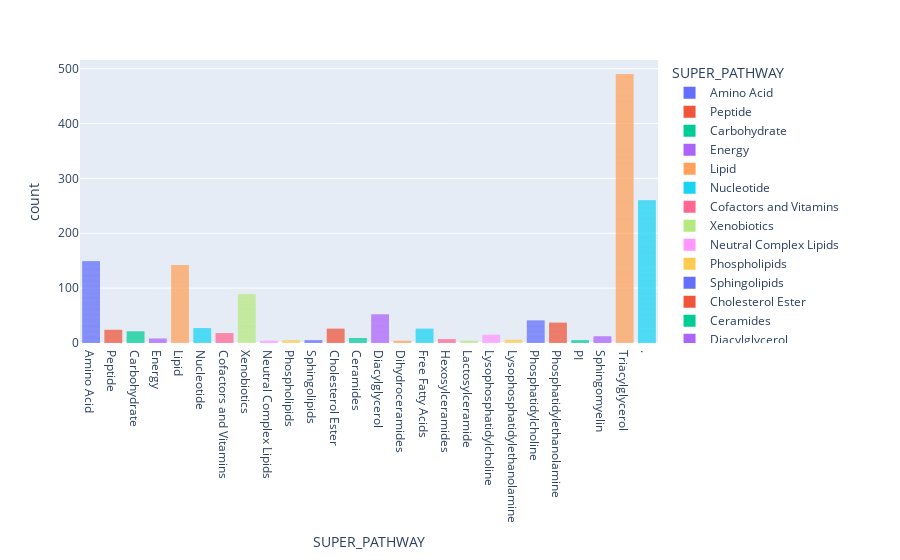

Notebook code cell kept with this figure:
### Code cell
# GRAFICO DE BARRAS IDENTIFICACION DEL GRUPO DE BIOQUIMICO AL QUE PERTENECEN LOS COMPUESTOS IDENTIFICADOS
fig = px.bar(data_dictionary, x="SUPER_PATHWAY", color="SUPER_PATHWAY")
fig.update_traces(marker_line_width=0)
fig.show()

### Figure 1 — Plotly figure (JSON) as saved in the notebook; plotly's stock layout.template omitted (floating-point values rounded to 4 significant figures; data arrays with more than 128 entries replaced by an {"elided": "..."} marker saying what was removed)
{"data": [{"alignmentgroup": "True", "hovertemplate": "SUPER_PATHWAY=%{x}<br>count=%{y}<extra></extra>", "legendgroup": "Amino Acid", "marker": {"color": "#636efa", "line": {"width": 0}, "pattern": {"shape": ""}}, "name": "Amino Acid", "offsetgroup": "Amino Acid", "orientation": "v", "showlegend": true, "textposition": "auto", "type": "bar", "x": {"elided": "149 str values"}, "xaxis": "x", "y": {"elided": "149 int values"}, "yaxis": "y"}, {"alignmentgroup": "True", "hovertemplate": "SUPER_PATHWAY=%{x}<br>count=%{y}<extra></extra>", "legendgroup": "Peptide", "marker": {"color": "#EF553B", "line": {"width": 0}, "pattern": {"shape": ""}}, "name": "Peptide", "offsetgroup": "Peptide", "orientation": "v", "showlegend": true, "textposition": "auto", "type": "bar", "x": ["Peptide", "Peptide", "Peptide", "Peptide", "Peptide", "Peptide", "Peptide", "Peptide", "Peptide", "Peptide", "Peptide", "Peptide", "Peptide", "Peptide", "Peptide", "Peptide", "Peptide", "Peptide", "Peptide", "Peptide", "Peptide", "Peptide", "Peptide", "Peptide"], "xaxis": "x", "y": [1, 1, 1, 1, 1, 1, 1, 1, 1, 1, 1, 1, 1, 1, 1, 1, 1, 1, 1, 1, 1, 1, 1, 1], "yaxis": "y"}, {"alignmentgroup": "True", "hovertemplate": "SUPER_PATHWAY=%{x}<br>count=%{y}<extra></extra>", "legendgroup": "Carbohydrate", "marker": {"color": "#00cc96", "line": {"width": 0}, "pattern": {"shape": ""}}, "name": "Carbohydrate", "offsetgroup": "Carbohydrate", "orientation": "v", "showlegend": true, "textposition": "auto", "type": "bar", "x": ["Carbohydrate", "Carbohydrate", "Carbohydrate", "Carbohydrate", "Carbohydrate", "Carbohydrate", "Carbohydrate", "Carbohydrate", "Carbohydrate", "Carbohydrate", "Carbohydrate", "Carbohydrate", "Carbohydrate", "Carbohydrate", "Carbohydrate", "Carbohydrate", "Carbohydrate", "Carbohydrate", "Carbohydrate", "Carbohydrate", "Carbohydrate"], "xaxis": "x", "y": [1, 1, 1, 1, 1, 1, 1, 1, 1, 1, 1, 1, 1, 1, 1, 1, 1, 1, 1, 1, 1], "yaxis": "y"}, {"alignmentgroup": "True", "hovertemplate": "SUPER_PATHWAY=%{x}<br>count=%{y}<extra></extra>", "legendgroup": "Energy", "marker": {"color": "#ab63fa", "line": {"width": 0}, "pattern": {"shape": ""}}, "name": "Energy", "offsetgroup": "Energy", "orientation": "v", "showlegend": true, "textposition": "auto", "type": "bar", "x": ["Energy", "Energy", "Energy", "Energy", "Energy", "Energy", "Energy", "Energy"], "xaxis": "x", "y": [1, 1, 1, 1, 1, 1, 1, 1], "yaxis": "y"}, {"alignmentgroup": "True", "hovertemplate": "SUPER_PATHWAY=%{x}<br>count=%{y}<extra></extra>", "legendgroup": "Lipid", "marker": {"color": "#FFA15A", "line": {"width": 0}, "pattern": {"shape": ""}}, "name": "Lipid", "offsetgroup": "Lipid", "orientation": "v", "showlegend": true, "textposition": "auto", "type": "bar", "x": {"elided": "142 str values"}, "xaxis": "x", "y": {"elided": "142 int values"}, "yaxis": "y"}, {"alignmentgroup": "True", "hovertemplate": "SUPER_PATHWAY=%{x}<br>count=%{y}<extra></extra>", "legendgroup": "Nucleotide", "marker": {"color": "#19d3f3", "line": {"width": 0}, "pattern": {"shape": ""}}, "name": "Nucleotide", "offsetgroup": "Nucleotide", "orientation": "v", "showlegend": true, "textposition": "auto", "type": "bar", "x": ["Nucleotide", "Nucleotide", "Nucleotide", "Nucleotide", "Nucleotide", "Nucleotide", "Nucleotide", "Nucleotide", "Nucleotide", "Nucleotide", "Nucleotide", "Nucleotide", "Nucleotide", "Nucleotide", "Nucleotide", "Nucleotide", "Nucleotide", "Nucleotide", "Nucleotide", "Nucleotide", "Nucleotide", "Nucleotide", "Nucleotide", "Nucleotide", "Nucleotide", "Nucleotide", "Nucleotide"], "xaxis": "x", "y": [1, 1, 1, 1, 1, 1, 1, 1, 1, 1, 1, 1, 1, 1, 1, 1, 1, 1, 1, 1, 1, 1, 1, 1, 1, 1, 1], "yaxis": "y"}, {"alignmentgroup": "True", "hovertemplate": "SUPER_PATHWAY=%{x}<br>count=%{y}<extra></extra>", "legendgroup": "Cofactors and Vitamins", "marker": {"color": "#FF6692", "line": {"width": 0}, "pattern": {"shape": ""}}, "name": "Cofactors and Vitamins", "offsetgroup": "Cofactors and Vitamins", "orientation": "v", "showlegend": true, "textposition": "auto", "type": "bar", "x": ["Cofactors and Vitamins", "Cofactors and Vitamins", "Cofactors and Vitamins", "Cofactors and Vitamins", "Cofactors and Vitamins", "Cofactors and Vitamins", "Cofactors and Vitamins", "Cofactors and Vitamins", "Cofactors and Vitamins", "Cofactors and Vitamins", "Cofactors and Vitamins", "Cofactors and Vitamins", "Cofactors and Vitamins", "Cofactors and Vitamins", "Cofactors and Vitamins", "Cofactors and Vitamins", "Cofactors and Vitamins", "Cofactors and Vitamins"], "xaxis": "x", "y": [1, 1, 1, 1, 1, 1, 1, 1, 1, 1, 1, 1, 1, 1, 1, 1, 1, 1], "yaxis": "y"}, {"alignmentgroup": "True", "hovertemplate": "SUPER_PATHWAY=%{x}<br>count=%{y}<extra></extra>", "legendgroup": "Xenobiotics", "marker": {"color": "#B6E880", "line": {"width": 0}, "pattern": {"shape": ""}}, "name": "Xenobiotics", "offsetgroup": "Xenobiotics", "orientation": "v", "showlegend": true, "textposition": "auto", "type": "bar", "x": ["Xenobiotics", "Xenobiotics", "Xenobiotics", "Xenobiotics", "Xenobiotics", "Xenobiotics", "Xenobiotics", "Xenobiotics", "Xenobiotics", "Xenobiotics", "Xenobiotics", "Xenobiotics", "Xenobiotics", "Xenobiotics", "Xenobiotics", "Xenobiotics", "Xenobiotics", "Xenobiotics", "Xenobiotics", "Xenobiotics", "Xenobiotics", "Xenobiotics", "Xenobiotics", "Xenobiotics", "Xenobiotics", "Xenobiotics", "Xenobiotics", "Xenobiotics", "Xenobiotics", "Xenobiotics", "Xenobiotics", "Xenobiotics", "Xenobiotics", "Xenobiotics", "Xenobiotics", "Xenobiotics", "Xenobiotics", "Xenobiotics", "Xenobiotics", "Xenobiotics", "Xenobiotics", "Xenobiotics", "Xenobiotics", "Xenobiotics", "Xenobiotics", "Xenobiotics", "Xenobiotics", "Xenobiotics", "Xenobiotics", "Xenobiotics", "Xenobiotics", "Xenobiotics", "Xenobiotics", "Xenobiotics", "Xenobiotics", "Xenobiotics", "Xenobiotics", "Xenobiotics", "Xenobiotics", "Xenobiotics", "Xenobiotics", "Xenobiotics", "Xenobiotics", "Xenobiotics", "Xenobiotics", "Xenobiotics", "Xenobiotics", "Xenobiotics", "Xenobiotics", "Xenobiotics", "Xenobiotics", "Xenobiotics", "Xenobiotics", "Xenobiotics", "Xenobiotics", "Xenobiotics", "Xenobiotics", "Xenobiotics", "Xenobiotics", "Xenobiotics", "Xenobiotics", "Xenobiotics", "Xenobiotics", "Xenobiotics", "Xenobiotics", "Xenobiotics", "Xenobiotics", "Xenobiotics", "Xenobiotics"], "xaxis": "x", "y": [1, 1, 1, 1, 1, 1, 1, 1, 1, 1, 1, 1, 1, 1, 1, 1, 1, 1, 1, 1, 1, 1, 1, 1, 1, 1, 1, 1, 1, 1, 1, 1, 1, 1, 1, 1, 1, 1, 1, 1, 1, 1, 1, 1, 1, 1, 1, 1, 1, 1, 1, 1, 1, 1, 1, 1, 1, 1, 1, 1, 1, 1, 1, 1, 1, 1, 1, 1, 1, 1, 1, 1, 1, 1, 1, 1, 1, 1, 1, 1, 1, 1, 1, 1, 1, 1, 1, 1, 1], "yaxis": "y"}, {"alignmentgroup": "True", "hovertemplate": "SUPER_PATHWAY=%{x}<br>count=%{y}<extra></extra>", "legendgroup": "Neutral Complex Lipids", "marker": {"color": "#FF97FF", "line": {"width": 0}, "pattern": {"shape": ""}}, "name": "Neutral Complex Lipids", "offsetgroup": "Neutral Complex Lipids", "orientation": "v", "showlegend": true, "textposition": "auto", "type": "bar", "x": ["Neutral Complex Lipids", "Neutral Complex Lipids", "Neutral Complex Lipids", "Neutral Complex Lipids"], "xaxis": "x", "y": [1, 1, 1, 1], "yaxis": "y"}, {"alignmentgroup": "True", "hovertemplate": "SUPER_PATHWAY=%{x}<br>count=%{y}<extra></extra>", "legendgroup": "Phospholipids", "marker": {"color": "#FECB52", "line": {"width": 0}, "pattern": {"shape": ""}}, "name": "Phospholipids", "offsetgroup": "Phospholipids", "orientation": "v", "showlegend": true, "textposition": "auto", "type": "bar", "x": ["Phospholipids", "Phospholipids", "Phospholipids", "Phospholipids", "Phospholipids"], "xaxis": "x", "y": [1, 1, 1, 1, 1], "yaxis": "y"}, {"alignmentgroup": "True", "hovertemplate": "SUPER_PATHWAY=%{x}<br>count=%{y}<extra></extra>", "legendgroup": "Sphingolipids", "marker": {"color": "#636efa", "line": {"width": 0}, "pattern": {"shape": ""}}, "name": "Sphingolipids", "offsetgroup": "Sphingolipids", "orientation": "v", "showlegend": true, "textposition": "auto", "type": "bar", "x": ["Sphingolipids", "Sphingolipids", "Sphingolipids", "Sphingolipids", "Sphingolipids"], "xaxis": "x", "y": [1, 1, 1, 1, 1], "yaxis": "y"}, {"alignmentgroup": "True", "hovertemplate": "SUPER_PATHWAY=%{x}<br>count=%{y}<extra></extra>", "legendgroup": "Cholesterol Ester", "marker": {"color": "#EF553B", "line": {"width": 0}, "pattern": {"shape": ""}}, "name": "Cholesterol Ester", "offsetgroup": "Cholesterol Ester", "orientation": "v", "showlegend": true, "textposition": "auto", "type": "bar", "x": ["Cholesterol Ester", "Cholesterol Ester", "Cholesterol Ester", "Cholesterol Ester", "Cholesterol Ester", "Cholesterol Ester", "Cholesterol Ester", "Cholesterol Ester", "Cholesterol Ester", "Cholesterol Ester", "Cholesterol Ester", "Cholesterol Ester", "Cholesterol Ester", "Cholesterol Ester", "Cholesterol Ester", "Cholesterol Ester", "Cholesterol Ester", "Cholesterol Ester", "Cholesterol Ester", "Cholesterol Ester", "Cholesterol Ester", "Cholesterol Ester", "Cholesterol Ester", "Cholesterol Ester", "Cholesterol Ester", "Cholesterol Ester"], "xaxis": "x", "y": [1, 1, 1, 1, 1, 1, 1, 1, 1, 1, 1, 1, 1, 1, 1, 1, 1, 1, 1, 1, 1, 1, 1, 1, 1, 1], "yaxis": "y"}, {"alignmentgroup": "True", "hovertemplate": "SUPER_PATHWAY=%{x}<br>count=%{y}<extra></extra>", "legendgroup": "Ceramides", "marker": {"color": "#00cc96", "line": {"width": 0}, "pattern": {"shape": ""}}, "name": "Ceramides", "offsetgroup": "Ceramides", "orientation": "v", "showlegend": true, "textposition": "auto", "type": "bar", "x": ["Ceramides", "Ceramides", "Ceramides", "Ceramides", "Ceramides", "Ceramides", "Ceramides", "Ceramides", "Ceramides"], "xaxis": "x", "y": [1, 1, 1, 1, 1, 1, 1, 1, 1], "yaxis": "y"}, {"alignmentgroup": "True", "hovertemplate": "SUPER_PATHWAY=%{x}<br>count=%{y}<extra></extra>", "legendgroup": "Diacylglycerol", "marker": {"color": "#ab63fa", "line": {"width": 0}, "pattern": {"shape": ""}}, "name": "Diacylglycerol", "offsetgroup": "Diacylglycerol", "orientation": "v", "showlegend": true, "textposition": "auto", "type": "bar", "x": ["Diacylglycerol", "Diacylglycerol", "Diacylglycerol", "Diacylglycerol", "Diacylglycerol", "Diacylglycerol", "Diacylglycerol", "Diacylglycerol", "Diacylglycerol", "Diacylglycerol", "Diacylglycerol", "Diacylglycerol", "Diacylglycerol", "Diacylglycerol", "Diacylglycerol", "Diacylglycerol", "Diacylglycerol", "Diacylglycerol", "Diacylglycerol", "Diacylglycerol", "Diacylglycerol", "Diacylglycerol", "Diacylglycerol", "Diacylglycerol", "Diacylglycerol", "Diacylglycerol", "Diacylglycerol", "Diacylglycerol", "Diacylglycerol", "Diacylglycerol", "Diacylglycerol", "Diacylglycerol", "Diacylglycerol", "Diacylglycerol", "Diacylglycerol", "Diacylglycerol", "Diacylglycerol", "Diacylglycerol", "Diacylglycerol", "Diacylglycerol", "Diacylglycerol", "Diacylglycerol", "Diacylglycerol", "Diacylglycerol", "Diacylglycerol", "Diacylglycerol", "Diacylglycerol", "Diacylglycerol", "Diacylglycerol", "Diacylglycerol", "Diacylglycerol", "Diacylglycerol"], "xaxis": "x", "y": [1, 1, 1, 1, 1, 1, 1, 1, 1, 1, 1, 1, 1, 1, 1, 1, 1, 1, 1, 1, 1, 1, 1, 1, 1, 1, 1, 1, 1, 1, 1, 1, 1, 1, 1, 1, 1, 1, 1, 1, 1, 1, 1, 1, 1, 1, 1, 1, 1, 1, 1, 1], "yaxis": "y"}, {"alignmentgroup": "True", "hovertemplate": "SUPER_PATHWAY=%{x}<br>count=%{y}<extra></extra>", "legendgroup": "Dihydroceramides", "marker": {"color": "#FFA15A", "line": {"width": 0}, "pattern": {"shape": ""}}, "name": "Dihydroceramides", "offsetgroup": "Dihydroceramides", "orientation": "v", "showlegend": true, "textposition": "auto", "type": "bar", "x": ["Dihydroceramides", "Dihydroceramides", "Dihydroceramides", "Dihydroceramides"], "xaxis": "x", "y": [1, 1, 1, 1], "yaxis": "y"}, {"alignmentgroup": "True", "hovertemplate": "SUPER_PATHWAY=%{x}<br>count=%{y}<extra></extra>", "legendgroup": "Free Fatty Acids", "marker": {"color": "#19d3f3", "line": {"width": 0}, "pattern": {"shape": ""}}, "name": "Free Fatty Acids", "offsetgroup": "Free Fatty Acids", "orientation": "v", "showlegend": true, "textposition": "auto", "type": "bar", "x": ["Free Fatty Acids", "Free Fatty Acids", "Free Fatty Acids", "Free Fatty Acids", "Free Fatty Acids", "Free Fatty Acids", "Free Fatty Acids", "Free Fatty Acids", "Free Fatty Acids", "Free Fatty Acids", "Free Fatty Acids", "Free Fatty Acids", "Free Fatty Acids", "Free Fatty Acids", "Free Fatty Acids", "Free Fatty Acids", "Free Fatty Acids", "Free Fatty Acids", "Free Fatty Acids", "Free Fatty Acids", "Free Fatty Acids", "Free Fatty Acids", "Free Fatty Acids", "Free Fatty Acids", "Free Fatty Acids", "Free Fatty Acids"], "xaxis": "x", "y": [1, 1, 1, 1, 1, 1, 1, 1, 1, 1, 1, 1, 1, 1, 1, 1, 1, 1, 1, 1, 1, 1, 1, 1, 1, 1], "yaxis": "y"}, {"alignmentgroup": "True", "hovertemplate": "SUPER_PATHWAY=%{x}<br>count=%{y}<extra></extra>", "legendgroup": "Hexosylceramides", "marker": {"color": "#FF6692", "line": {"width": 0}, "pattern": {"shape": ""}}, "name": "Hexosylceramides", "offsetgroup": "Hexosylceramides", "orientation": "v", "showlegend": true, "textposition": "auto", "type": "bar", "x": ["Hexosylceramides", "Hexosylceramides", "Hexosylceramides", "Hexosylceramides", "Hexosylceramides", "Hexosylceramides", "Hexosylceramides"], "xaxis": "x", "y": [1, 1, 1, 1, 1, 1, 1], "yaxis": "y"}, {"alignmentgroup": "True", "hovertemplate": "SUPER_PATHWAY=%{x}<br>count=%{y}<extra></extra>", "legendgroup": "Lactosylceramide", "marker": {"color": "#B6E880", "line": {"width": 0}, "pattern": {"shape": ""}}, "name": "Lactosylceramide", "offsetgroup": "Lactosylceramide", "orientation": "v", "showlegend": true, "textposition": "auto", "type": "bar", "x": ["Lactosylceramide", "Lactosylceramide", "Lactosylceramide", "Lactosylceramide"], "xaxis": "x", "y": [1, 1, 1, 1], "yaxis": "y"}, {"alignmentgroup": "True", "hovertemplate": "SUPER_PATHWAY=%{x}<br>count=%{y}<extra></extra>", "legendgroup": "Lysophosphatidylcholine", "marker": {"color": "#FF97FF", "line": {"width": 0}, "pattern": {"shape": ""}}, "name": "Lysophosphatidylcholine", "offsetgroup": "Lysophosphatidylcholine", "orientation": "v", "showlegend": true, "textposition": "auto", "type": "bar", "x": ["Lysophosphatidylcholine", "Lysophosphatidylcholine", "Lysophosphatidylcholine", "Lysophosphatidylcholine", "Lysophosphatidylcholine", "Lysophosphatidylcholine", "Lysophosphatidylcholine", "Lysophosphatidylcholine", "Lysophosphatidylcholine", "Lysophosphatidylcholine", "Lysophosphatidylcholine", "Lysophosphatidylcholine", "Lysophosphatidylcholine", "Lysophosphatidylcholine", "Lysophosphatidylcholine"], "xaxis": "x", "y": [1, 1, 1, 1, 1, 1, 1, 1, 1, 1, 1, 1, 1, 1, 1], "yaxis": "y"}, {"alignmentgroup": "True", "hovertemplate": "SUPER_PATHWAY=%{x}<br>count=%{y}<extra></extra>", "legendgroup": "Lysophosphatidylethanolamine", "marker": {"color": "#FECB52", "line": {"width": 0}, "pattern": {"shape": ""}}, "name": "Lysophosphatidylethanolamine", "offsetgroup": "Lysophosphatidylethanolamine", "orientation": "v", "showlegend": true, "textposition": "auto", "type": "bar", "x": ["Lysophosphatidylethanolamine", "Lysophosphatidylethanolamine", "Lysophosphatidylethanolamine", "Lysophosphatidylethanolamine", "Lysophosphatidylethanolamine", "Lysophosphatidylethanolamine"], "xaxis": "x", "y": [1, 1, 1, 1, 1, 1], "yaxis": "y"}, {"alignmentgroup": "True", "hovertemplate": "SUPER_PATHWAY=%{x}<br>count=%{y}<extra></extra>", "legendgroup": "Phosphatidylcholine", "marker": {"color": "#636efa", "line": {"width": 0}, "pattern": {"shape": ""}}, "name": "Phosphatidylcholine", "offsetgroup": "Phosphatidylcholine", "orientation": "v", "showlegend": true, "textposition": "auto", "type": "bar", "x": ["Phosphatidylcholine", "Phosphatidylcholine", "Phosphatidylcholine", "Phosphatidylcholine", "Phosphatidylcholine", "Phosphatidylcholine", "Phosphatidylcholine", "Phosphatidylcholine", "Phosphatidylcholine", "Phosphatidylcholine", "Phosphatidylcholine", "Phosphatidylcholine", "Phosphatidylcholine", "Phosphatidylcholine", "Phosphatidylcholine", "Phosphatidylcholine", "Phosphatidylcholine", "Phosphatidylcholine", "Phosphatidylcholine", "Phosphatidylcholine", "Phosphatidylcholine", "Phosphatidylcholine", "Phosphatidylcholine", "Phosphatidylcholine", "Phosphatidylcholine", "Phosphatidylcholine", "Phosphatidylcholine", "Phosphatidylcholine", "Phosphatidylcholine", "Phosphatidylcholine", "Phosphatidylcholine", "Phosphatidylcholine", "Phosphatidylcholine", "Phosphatidylcholine", "Phosphatidylcholine", "Phosphatidylcholine", "Phosphatidylcholine", "Phosphatidylcholine", "Phosphatidylcholine", "Phosphatidylcholine", "Phosphatidylcholine"], "xaxis": "x", "y": [1, 1, 1, 1, 1, 1, 1, 1, 1, 1, 1, 1, 1, 1, 1, 1, 1, 1, 1, 1, 1, 1, 1, 1, 1, 1, 1, 1, 1, 1, 1, 1, 1, 1, 1, 1, 1, 1, 1, 1, 1], "yaxis": "y"}, {"alignmentgroup": "True", "hovertemplate": "SUPER_PATHWAY=%{x}<br>count=%{y}<extra></extra>", "legendgroup": "Phosphatidylethanolamine", "marker": {"color": "#EF553B", "line": {"width": 0}, "pattern": {"shape": ""}}, "name": "Phosphatidylethanolamine", "offsetgroup": "Phosphatidylethanolamine", "orientation": "v", "showlegend": true, "textposition": "auto", "type": "bar", "x": ["Phosphatidylethanolamine", "Phosphatidylethanolamine", "Phosphatidylethanolamine", "Phosphatidylethanolamine", "Phosphatidylethanolamine", "Phosphatidylethanolamine", "Phosphatidylethanolamine", "Phosphatidylethanolamine", "Phosphatidylethanolamine", "Phosphatidylethanolamine", "Phosphatidylethanolamine", "Phosphatidylethanolamine", "Phosphatidylethanolamine", "Phosphatidylethanolamine", "Phosphatidylethanolamine", "Phosphatidylethanolamine", "Phosphatidylethanolamine", "Phosphatidylethanolamine", "Phosphatidylethanolamine", "Phosphatidylethanolamine", "Phosphatidylethanolamine", "Phosphatidylethanolamine", "Phosphatidylethanolamine", "Phosphatidylethanolamine", "Phosphatidylethanolamine", "Phosphatidylethanolamine", "Phosphatidylethanolamine", "Phosphatidylethanolamine", "Phosphatidylethanolamine", "Phosphatidylethanolamine", "Phosphatidylethanolamine", "Phosphatidylethanolamine", "Phosphatidylethanolamine", "Phosphatidylethanolamine", "Phosphatidylethanolamine", "Phosphatidylethanolamine", "Phosphatidylethanolamine"], "xaxis": "x", "y": [1, 1, 1, 1, 1, 1, 1, 1, 1, 1, 1, 1, 1, 1, 1, 1, 1, 1, 1, 1, 1, 1, 1, 1, 1, 1, 1, 1, 1, 1, 1, 1, 1, 1, 1, 1, 1], "yaxis": "y"}, {"alignmentgroup": "True", "hovertemplate": "SUPER_PATHWAY=%{x}<br>count=%{y}<extra></extra>", "legendgroup": "PI", "marker": {"color": "#00cc96", "line": {"width": 0}, "pattern": {"shape": ""}}, "name": "PI", "offsetgroup": "PI", "orientation": "v", "showlegend": true, "textposition": "auto", "type": "bar", "x": ["PI", "PI", "PI", "PI", "PI"], "xaxis": "x", "y": [1, 1, 1, 1, 1], "yaxis": "y"}, {"alignmentgroup": "True", "hovertemplate": "SUPER_PATHWAY=%{x}<br>count=%{y}<extra></extra>", "legendgroup": "Sphingomyelin", "marker": {"color": "#ab63fa", "line": {"width": 0}, "pattern": {"shape": ""}}, "name": "Sphingomyelin", "offsetgroup": "Sphingomyelin", "orientation": "v", "showlegend": true, "textposition": "auto", "type": "bar", "x": ["Sphingomyelin", "Sphingomyelin", "Sphingomyelin", "Sphingomyelin", "Sphingomyelin", "Sphingomyelin", "Sphingomyelin", "Sphingomyelin", "Sphingomyelin", "Sphingomyelin", "Sphingomyelin", "Sphingomyelin"], "xaxis": "x", "y": [1, 1, 1, 1, 1, 1, 1, 1, 1, 1, 1, 1], "yaxis": "y"}, {"alignmentgroup": "True", "hovertemplate": "SUPER_PATHWAY=%{x}<br>count=%{y}<extra></extra>", "legendgroup": "Triacylglycerol", "marker": {"color": "#FFA15A", "line": {"width": 0}, "pattern": {"shape": ""}}, "name": "Triacylglycerol", "offsetgroup": "Triacylglycerol", "orientation": "v", "showlegend": true, "textposition": "auto", "type": "bar", "x": {"elided": "490 str values"}, "xaxis": "x", "y": {"elided": "490 int values"}, "yaxis": "y"}, {"alignmentgroup": "True", "hovertemplate": "SUPER_PATHWAY=%{x}<br>count=%{y}<extra></extra>", "legendgroup": ".", "marker": {"color": "#19d3f3", "line": {"width": 0}, "pattern": {"shape": ""}}, "name": ".", "offsetgroup": ".", "orientation": "v", "showlegend": true, "textposition": "auto", "type": "bar", "x": {"elided": "260 str values"}, "xaxis": "x", "y": {"elided": "260 int values"}, "yaxis": "y"}], "layout": {"barmode": "relative", "legend": {"title": {"text": "SUPER_PATHWAY"}, "tracegroupgap": 0}, "margin": {"t": 60}, "xaxis": {"anchor": "y", "categoryarray": ["Amino Acid", "Peptide", "Carbohydrate", "Energy", "Lipid", "Nucleotide", "Cofactors and Vitamins", "Xenobiotics", "Neutral Complex Lipids", "Phospholipids", "Sphingolipids", "Cholesterol Ester", "Ceramides", "Diacylglycerol", "Dihydroceramides", "Free Fatty Acids", "Hexosylceramides", "Lactosylceramide", "Lysophosphatidylcholine", "Lysophosphatidylethanolamine", "Phosphatidylcholine", "Phosphatidylethanolamine", "PI", "Sphingomyelin", "Triacylglycerol", "."], "categoryorder": "array", "domain": [0, 1], "title": {"text": "SUPER_PATHWAY"}}, "yaxis": {"anchor": "x", "domain": [0, 1], "title": {"text": "count"}}}}
